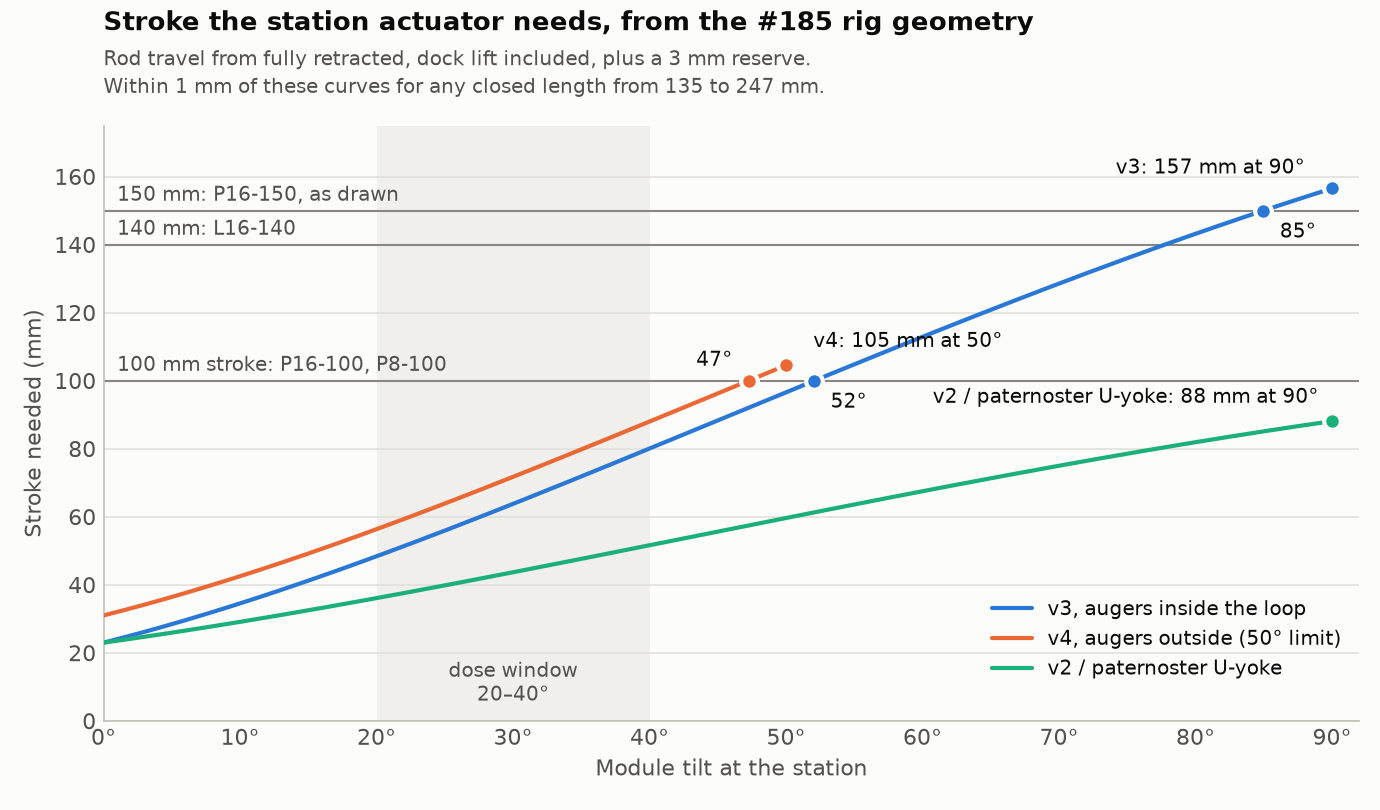

This figure's Python source:
"""Rod travel the dosing station's linear actuator needs, against module tilt (issue #202).

The station geometry is copied from the rig scripts on PR #185's branch (claude/issue-128-20261013-2050 @ a94824f):

* v3  cad/chain-carousel-v3/test/chain_rig.py  tilt_to_ext(): EC clevis pin at Sam's (58, -76), +0.9 when docked;
      the EC parks 20 mm under its dock.
* v4  cad/chain-carousel-v4/test/chain_rig.py  tilt_to_ext(): EC v4 pin at (58, 76), -0.9 when docked; 28 mm park;
      50 deg at most (the cap reaches the top run at about 55 deg).
* v2 and the paternoster (U-yoke)  cad/chain-carousel-v2/test/chain_rig.py  tilt_to_ext(): stub pins at (32, -34),
      +0.9 docked, on a 60 mm U-fork; 20 mm dock.

Sam's frame has the hinge axis at the origin. The actuator is pinned at both ends, and its base pin sits (closed length
+ park) directly under the docked rod-end pin, as in those scripts, so a different actuator only moves the base pin.
"Stroke needed" adds a 3 mm reserve: 1 mm the rig pushes past each target to load the 2 mm lost-motion slots, and 2 mm
kept off the end stop (Actuonix's LAC guide advises setting the limits short of the physical stops).

Vendor numbers are from the makers' datasheets and product pages, read 2026-11-03 (see README.md).

    python stroke_vs_tilt.py        # writes stroke_vs_tilt.png and stroke_vs_tilt.json next to this file
"""
from __future__ import annotations

import json
import math
from pathlib import Path

HERE = Path(__file__).resolve().parent
RESERVE = 3.0          # mm: 1 mm slot push + 2 mm off the end stop
DUTY = 0.20            # every candidate's datasheet duty-cycle limit
HOLD_N = 10.0          # N: about the largest steady load in the MuJoCo station runs (9.2 N peak in v3's cycle)

DESIGNS = {
    #        rod-end pin (x, z) docked, park/dock travel, yoke length, tilt limit, direction of tilt
    "v3": dict(pin=(58.0, -76.0 + 0.9), park=20.0, yoke=0.0, tilt_max=90.0, sign=+1),
    "v4": dict(pin=(58.0, 76.0 - 0.9), park=28.0, yoke=0.0, tilt_max=50.0, sign=-1),
    "v2": dict(pin=(32.0, -34.0 + 0.9), park=20.0, yoke=60.0, tilt_max=90.0, sign=+1),
}


def _pin(d: dict, deg: float) -> tuple[float, float]:
    x0, z0 = d["pin"]
    a = math.radians(deg)
    if d["sign"] > 0:      # v3 / v2: the pin turns counter-clockwise in Sam's x-z
        return x0 * math.cos(a) - z0 * math.sin(a), x0 * math.sin(a) + z0 * math.cos(a)
    return x0 * math.cos(a) + z0 * math.sin(a), -x0 * math.sin(a) + z0 * math.cos(a)   # v4 (z points down)


def _base(d: dict, closed: float) -> tuple[float, float]:
    x0, z0 = d["pin"]
    drop = closed + d["park"] + d["yoke"]
    return (x0, z0 - drop) if d["sign"] > 0 else (x0, z0 + drop)


def extension(design: str, closed: float, deg: float) -> float:
    """Rod extension from fully retracted (mm, dock travel included) to hold the module at `deg`."""
    d = DESIGNS[design]
    (px, pz), (bx, bz) = _pin(d, deg), _base(d, closed)
    return math.hypot(px - bx, pz - bz) - closed - d["yoke"]


def moment_arm(design: str, closed: float, deg: float) -> float:
    """Perpendicular distance (mm) from the hinge to the actuator's line of action."""
    d = DESIGNS[design]
    (px, pz), (bx, bz) = _pin(d, deg), _base(d, closed)
    L = math.hypot(px - bx, pz - bz)
    ux, uz = (px - bx) / L, (pz - bz) / L
    return abs(px * uz - pz * ux)


def reach(design: str, closed: float, stroke: float) -> float:
    """Largest tilt (deg) the stroke reaches with RESERVE kept back, capped at the design's limit."""
    hi = DESIGNS[design]["tilt_max"]
    if extension(design, closed, hi) + RESERVE <= stroke:
        return hi
    lo = 0.0
    for _ in range(60):
        mid = 0.5 * (lo + hi)
        lo, hi = (mid, hi) if extension(design, closed, mid) + RESERVE <= stroke else (lo, mid)
    return lo


def dose_travel(design: str, closed: float, deg: float = 30.0) -> float:
    """Rod travel (mm) for one dose in the rig's sequence: lift to 3 mm short, seat (+1), back to the dock, tilt (+1),
    back to level, park = 2 x extension + 4."""
    return 2.0 * extension(design, closed, deg) + 4.0


# Candidates: vendor data read 2026-11-03. closed = hole to hole, retracted (mm). v0 no-load speed (mm/s);
# f_pe, v_pe = peak-efficiency point; f_max = max force; backdrive (N); side = max side load (N).
CANDIDATES = [
    dict(name="Actuonix P16-150-22-12-P", short="P16-150 22:1", stroke=150, closed=197, v0=46, f_pe=25, v_pe=34,
         f_max=50, backdrive=75, side=10, repeat=0.6, mass=125, ip="IP54", price=90.0),
    dict(name="Actuonix P16-150-64-12-P", short="P16-150 64:1", stroke=150, closed=197, v0=18, f_pe=40, v_pe=14,
         f_max=90, backdrive=200, side=10, repeat=0.6, mass=125, ip="IP54", price=90.0),
    dict(name="Actuonix P16-100-22-12-P", short="P16-100 22:1", stroke=100, closed=147, v0=46, f_pe=25, v_pe=34,
         f_max=50, backdrive=75, side=15, repeat=0.4, mass=110, ip="IP54", price=90.0),
    dict(name="Actuonix L16-140-63-12-P", short="L16-140 63:1", stroke=140, closed=208, v0=20, f_pe=38, v_pe=15,
         f_max=100, backdrive=46, side=20, repeat=0.5, mass=84, ip="IP54", price=80.0),
    dict(name="Actuonix L16-140-35-12-P", short="L16-140 35:1", stroke=140, closed=208, v0=32, f_pe=24, v_pe=24,
         f_max=50, backdrive=31, side=20, repeat=0.5, mass=84, ip="IP54", price=80.0),
    dict(name="Actuonix P8-100-165-12-P", short="P8-100 165:1", stroke=100, closed=135, v0=9.2, f_pe=35, v_pe=7.5,
         f_max=110, backdrive=40, side=2, repeat=0.5, mass=41, ip="IP54", price=85.0),
    dict(name="Progressive Automations PA-MC1-6-8-POT-12VDC", short="PA-MC1 6 in 8 lb", stroke=152, closed=223,
         v0=48, f_pe=35, v_pe=28.5, f_max=35, backdrive=20, side=None, repeat=None, mass=None, ip="IP65", price=77.99),
]


def loaded_speed(c: dict, force: float = HOLD_N) -> float:
    """Speed at `force`, on the straight line through the no-load and peak-efficiency points of the load curve."""
    return c["v0"] - (c["v0"] - c["v_pe"]) * force / c["f_pe"]


def table() -> dict:
    rows = []
    for c in CANDIDATES:
        r = dict(c)
        for v in ("v3", "v4", "v2"):
            r[f"reach_{v}_deg"] = round(reach(v, c["closed"], c["stroke"]), 1)
        v = loaded_speed(c)
        r["speed_at_10N_mm_s"] = round(v, 1)
        for d in ("v3", "v4"):
            t = dose_travel(d, c["closed"]) / v
            r[f"motion_per_30deg_dose_{d}_s"] = round(t, 1)
            r[f"min_dose_spacing_{d}_s"] = round(t / DUTY)
        r["moment_arm_30deg_v3_mm"] = round(moment_arm("v3", c["closed"], 30.0), 1)
        r["frame_height_change_mm"] = round(c["closed"] - 197.4, 1)
        rows.append(r)
    curves = {d: {str(a): round(extension(d, 197.4, a), 1) for a in range(0, int(DESIGNS[d]["tilt_max"]) + 1, 5)}
              for d in DESIGNS}
    return dict(reserve_mm=RESERVE, duty=DUTY, hold_N=HOLD_N,
                extension_mm_vs_tilt_for_P16_150=curves,
                stroke_needed_mm={d: {a: round(extension(d, 197.4, a) + RESERVE, 1) for a in (20, 30, 40, 50, 90)
                                      if a <= DESIGNS[d]["tilt_max"]} for d in DESIGNS},
                candidates=rows)


def plot(path: Path) -> None:
    import matplotlib
    matplotlib.use("Agg")
    import matplotlib.pyplot as plt

    surface, ink, ink2, muted, grid, axis = "#fcfcfb", "#0b0b0b", "#52514e", "#898781", "#e1e0d9", "#c3c2b7"
    colors = {"v3": "#2a78d6", "v4": "#eb6834", "v2": "#1baf7a"}   # categorical slots 1-3 (validated, light mode)
    names = {"v3": "v3, augers inside the loop", "v4": "v4, augers outside (50° limit)",
             "v2": "v2 / paternoster U-yoke"}
    plt.rcParams.update({"font.family": "DejaVu Sans", "font.size": 10.5})
    fig, ax = plt.subplots(figsize=(9.2, 5.4), dpi=150)
    fig.patch.set_facecolor(surface)
    ax.set_facecolor(surface)

    ax.axvspan(20, 40, color="#f0efec", zorder=0, lw=0)
    ax.text(30, 4, "dose window\n20–40°", ha="center", va="bottom", color=ink2, fontsize=9.5)

    for s, lab in ((100, "100 mm stroke: P16-100, P8-100"), (140, "140 mm: L16-140"),
                   (150, "150 mm: P16-150, as drawn")):
        ax.axhline(s, color=muted, lw=1.0, zorder=1)
        ax.text(1, s + 1.5, lab, ha="left", va="bottom", color=ink2, fontsize=9.5)

    for d in ("v3", "v4", "v2"):
        tmax = DESIGNS[d]["tilt_max"]
        xs = [i * tmax / 200 for i in range(201)]
        ys = [extension(d, 197.4, x) + RESERVE for x in xs]
        ax.plot(xs, ys, color=colors[d], lw=2.0, solid_capstyle="round", solid_joinstyle="round", zorder=3,
                label=names[d])
        ax.plot([xs[-1]], [ys[-1]], "o", ms=8, color=colors[d], mec=surface, mew=2, zorder=4)
        dy = {"v3": 3, "v4": 4, "v2": 4}[d]
        ha = {"v3": "right", "v4": "left", "v2": "right"}[d]
        dx = {"v3": -2, "v4": 2, "v2": -1}[d]
        ax.text(xs[-1] + dx, ys[-1] + dy, f"{names[d].split(',')[0]}: {ys[-1]:.0f} mm at {tmax:.0f}°",
                ha=ha, va="bottom", color=ink, fontsize=9.5)

    # where the 100 and 150 mm strokes run out on the newest designs
    for d, s in (("v3", 100), ("v4", 100), ("v3", 150)):
        a = reach(d, 197.4, s)
        if a < DESIGNS[d]["tilt_max"]:
            ax.plot([a], [s], "o", ms=8, color=colors[d], mec=surface, mew=2, zorder=5)
            if d == "v3":
                ax.text(a + 1.2, s - 3.5, f"{a:.0f}°", ha="left", va="top", color=ink, fontsize=9.5)
            else:
                ax.text(a - 1.2, s + 3.0, f"{a:.0f}°", ha="right", va="bottom", color=ink, fontsize=9.5)

    ax.set_xlim(0, 92)
    ax.set_ylim(0, 175)
    ax.set_xticks(range(0, 91, 10))
    ax.set_xticklabels([f"{t}°" for t in range(0, 91, 10)])
    ax.set_xlabel("Module tilt at the station", color=ink2)
    ax.set_ylabel("Stroke needed (mm)", color=ink2)
    ax.grid(axis="y", color=grid, lw=0.8)
    ax.set_axisbelow(True)
    for side in ("top", "right"):
        ax.spines[side].set_visible(False)
    for side in ("left", "bottom"):
        ax.spines[side].set_color(axis)
        ax.spines[side].set_linewidth(0.8)
    ax.tick_params(colors=muted, labelcolor=ink2, length=0)
    leg = ax.legend(loc="lower right", bbox_to_anchor=(1.0, 0.04), frameon=False, fontsize=9.5)
    for t in leg.get_texts():
        t.set_color(ink)
    fig.text(0.075, 0.955, "Stroke the station actuator needs, from the #185 rig geometry", ha="left", va="bottom",
             fontsize=12.5, color=ink, fontweight="bold")
    fig.text(0.075, 0.875, "Rod travel from fully retracted, dock lift included, plus a 3 mm reserve.\n"
             "Within 1 mm of these curves for any closed length from 135 to 247 mm.", ha="left", va="bottom",
             fontsize=9.5, color=ink2, linespacing=1.4)
    fig.subplots_adjust(left=0.075, right=0.985, top=0.845, bottom=0.11)
    fig.savefig(path, facecolor=surface)


if __name__ == "__main__":
    out = table()
    (HERE / "stroke_vs_tilt.json").write_text(json.dumps(out, indent=1) + "\n")
    plot(HERE / "stroke_vs_tilt.png")
    for d, v in out["stroke_needed_mm"].items():
        print(d, v)
    for r in out["candidates"]:
        print(f"{r['short']:18s} reach v3 {r['reach_v3_deg']:5.1f}  v4 {r['reach_v4_deg']:5.1f}  v2 {r['reach_v2_deg']:5.1f} | "
              f"{r['speed_at_10N_mm_s']:5.1f} mm/s @10 N | 30° dose motion v3 {r['motion_per_30deg_dose_v3_s']:4.1f} s, "
              f"v4 {r['motion_per_30deg_dose_v4_s']:4.1f} s | min spacing v3 {r['min_dose_spacing_v3_s']:3d} s, "
              f"v4 {r['min_dose_spacing_v4_s']:3d} s | arm30 {r['moment_arm_30deg_v3_mm']} | dH {r['frame_height_change_mm']}")
